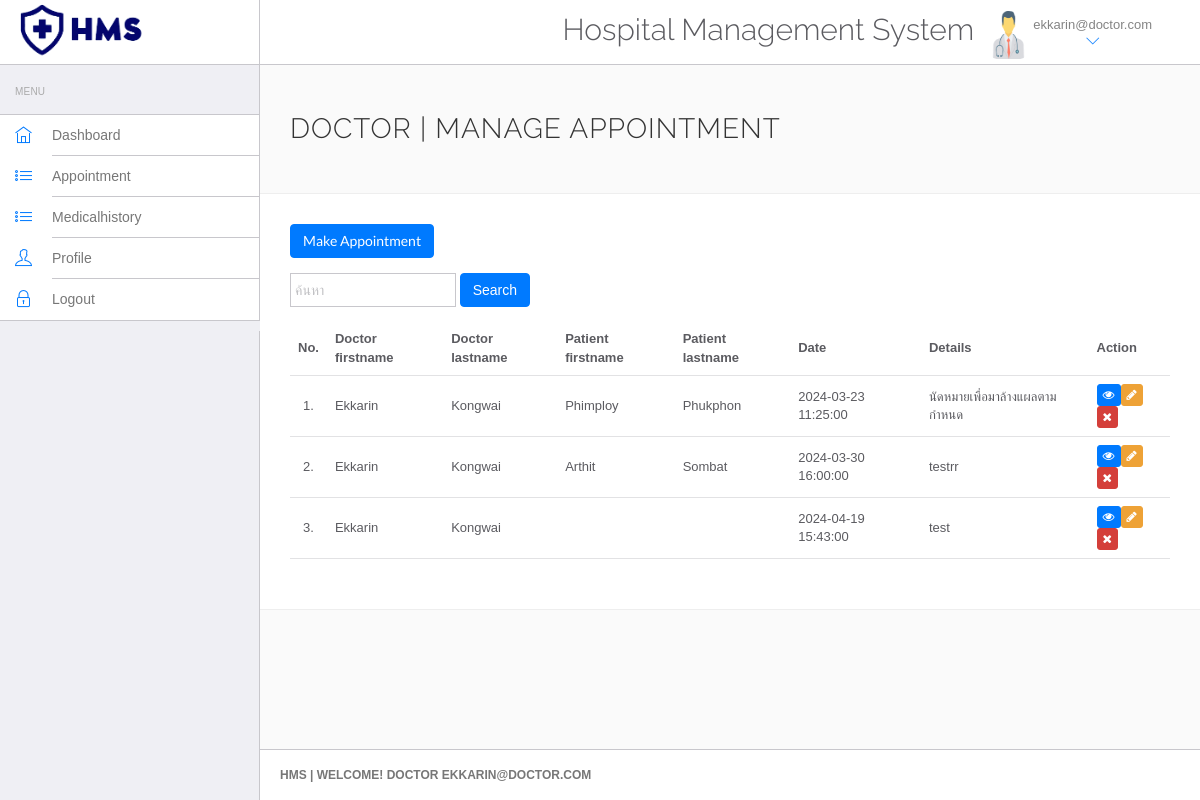
The page /doctor/manage-appointment.php (signed in) on the database its author committed.
### tables this page shows
CREATE TABLE `appointment` (
  `id` int NOT NULL,
  `id_doctor` int NOT NULL,
  `id_users` int NOT NULL,
  `appointmentdate` datetime NOT NULL,
  `details` varchar(255) NOT NULL
);

CREATE TABLE `doctors` (
  `id` int NOT NULL,
  `firstname` varchar(50) NOT NULL,
  `lastname` varchar(50) NOT NULL,
  `gender` varchar(20) NOT NULL,
  `specialization` varchar(100) NOT NULL,
  `phoneno` varchar(12) NOT NULL,
  `birthdate` date DEFAULT NULL,
  `address` varchar(255) NOT NULL,
  `email` varchar(100) NOT NULL,
  `password` varchar(255) NOT NULL
);

CREATE TABLE `users` (
  `id` int NOT NULL,
  `firstname` varchar(100) NOT NULL,
  `lastname` varchar(100) NOT NULL,
  `gender` varchar(20) NOT NULL,
  `phonenum` varchar(12) NOT NULL,
  `birthdate` date DEFAULT NULL,
  `address` varchar(100) NOT NULL,
  `congenital` varchar(500) NOT NULL,
  `drugallergy` varchar(500) NOT NULL,
  `email` varchar(50) NOT NULL,
  `password` varchar(255) NOT NULL
);

### doctor/manage-appointment.php (the view, shortened to what this page needs)
<!DOCTYPE html>
<html lang="en">
<head>
    <link rel="stylesheet" href="vendor/bootstrap/css/bootstrap.min.css">
    <link rel="stylesheet" href="vendor/fontawesome/css/font-awesome.min.css">
    <link rel="stylesheet" href="vendor/themify-icons/themify-icons.min.css">
    <link href="vendor/animate.css/animate.min.css" rel="stylesheet" media="screen">
    <link href="vendor/perfect-scrollbar/perfect-scrollbar.min.css" rel="stylesheet" media="screen">
    <link href="vendor/switchery/switchery.min.css" rel="stylesheet" media="screen">
    <link href="vendor/bootstrap-touchspin/jquery.bootstrap-touchspin.min.css" rel="stylesheet" media="screen">
    <link href="vendor/select2/select2.min.css" rel="stylesheet" media="screen">
    <link href="vendor/bootstrap-datepicker/bootstrap-datepicker3.standalone.min.css" rel="stylesheet" media="screen">
    <link href="vendor/bootstrap-timepicker/bootstrap-timepicker.min.css" rel="stylesheet" media="screen">
    <link rel="stylesheet" href="assets/css/styles.css">
    <link rel="stylesheet" href="assets/css/plugins.css">
    <link rel="stylesheet" href="assets/css/themes/theme-1.css" id="skin_color" />
</head>
<body>
    <div id="app">
        <?php include('include/sidebar.php');?>
        <div class="app-content">
            <?php include('include/header.php');?>
            <div class="main-content">
                <div class="wrap-content container" id="container">
                    <section id="page-title">
                        <div class="row">
                            <div class="col-sm-8">
                                <h1 class="mainTitle">Doctor | Manage Appointment</h1>
                            </div>
                        </div>
                    </section>
                    <div class="container-fluid container-fullw bg-white">
                        <div class="row">
                            <div class="col-md-12">
                                <h5 class="over-title margin-bottom-15"><a href="add-appointment.php"
                                        class="btn btn-primary">Make Appointment</a></h5>
                                <div class="row">
                                    <div class="col-md-12">
                                        <form method="post" class="form-inline" style="margin-bottom: 15px;">
                                            <div class="form-group">
                                                <input type="text" name="search_term" class="form-control" placeholder="ค้นหา" value="<?php echo $_SESSION['search_term']; ?>">
                                            </div>
                                            <button type="submit" name="search" class="btn btn-primary">Search</button>
                                        </form>
                                    </div>
                                </div>
                                <table class="table table-hover" id="sample-table-1">
                                    <thead>
                                        <tr>
                                            <th class="center">No.</th>
                                            <th class="hidden-xs">Doctor firstname</th>
                                            <th>Doctor lastname</th>
                                            <th>Patient firstname</th>
                                            <th>Patient lastname</th>
                                            <th>Date</th>
                                            <th>Details</th>
                                            <th>Action</th>
                                        </tr>
                                    </thead>
                                    <tbody>
                                        <?php
                                        include('../include/config.php');
                                            $sql = "SELECT appointment.id AS mn_id, doctors.firstname AS doctor_fname, doctors.lastname AS doctor_lname, users.firstname AS user_fname, users.lastname AS user_lname, appointmentdate, details FROM appointment";
                                            $sql .= " LEFT JOIN users ON users.id=appointment.id_users
                                                    LEFT JOIN doctors ON doctors.id=appointment.id_doctor
                                                    WHERE appointment.id_doctor=".$_SESSION['id'];
                                                    $sql .= " GROUP BY appointment.id";
                                                    $result = mysqli_query($conn, $sql);
                                                    if(mysqli_num_rows($result) > 0) {
                                                        $count = 1;
                                                        while($row = mysqli_fetch_assoc($result)) {
                                                            echo "<tr>";
                                                            echo "<td class='center'>$count.</td>";
                                                            echo "<td>".$row['doctor_fname']."</td>";
                                                            echo "<td>".$row['doctor_lname']."</td>";
                                                            echo "<td>".$row['user_fname']."</td>";
                                                            echo "<td>".$row['user_lname']."</td>";
                                                            echo "<td>".$row['appointmentdate']."</td>";
                                                            echo "<td>".$row['details']."</td>";
                                                            echo "<td>";
                                                            echo "<div class='visible-md visible-lg hidden-sm hidden-xs'>";
                                                            echo "<a href='view-appointment.php?id=".$row['mn_id']."' class='btn btn-primary btn-xs' tooltip-placement='top' tooltip='View'><i class='fa fa-eye'></i></a>";
                                                            echo "<a href='edit-appointment.php?id=".$row['mn_id']."' class='btn btn-warning btn-xs' tooltip-placement='top' tooltip='Edit'><i class='fa fa-pencil'></i></a>";
                                                            echo "<a href='manage-appointment.php?id=".$row['mn_id']."&del=delete' onClick='return confirm(\"Are you sure you want to delete?\")' class='btn btn-danger btn-xs tooltips' tooltip-placement='top' tooltip='Remove'><i class='fa fa-times fa fa-white'></i></a>";
                                                            echo "</div>";
                                                            echo "</td>";
                                                            echo "</tr>";
                                                            $count++;
                                                        }
                                                    } else {
                                                        echo "<tr><td colspan='10'>ไม่พบข้อมูลที่ตรงกับคำค้นหา</td></tr>";
                                                    }
                                                    ?>
                                    </tbody>
                                </table>
                            </div>
                        </div>
                    </div>
                </div>
            </div>
        </div>
        <?php include('include/footer.php');?>
    </div>
</body>
</html>

### doctor/assets/css/themes/theme-1.css (style rules this page uses)
body { background: #FAFAFA; }

### rows shown on the page
appointment: id_doctor.firstname "Ekkarin", id_doctor.lastname "Kongwai", id_users.firstname "Phimploy", id_users.lastname "Phukphon", appointmentdate "2024-03-23 11:25:00", details "นัดหมายเพื่อมาล้างแผลตามกำหนด"
appointment: id_doctor.firstname "Ekkarin", id_doctor.lastname "Kongwai", id_users.firstname "Arthit", id_users.lastname "Sombat", appointmentdate "2024-03-30 16:00:00", details "testrr"
appointment: id_doctor.firstname "Ekkarin", id_doctor.lastname "Kongwai", appointmentdate "2024-04-19 15:43:00", details "test"

### other values the page prints
$_SESSION['email'] "ekkarin@doctor.com"
$_SESSION['email'] "EKKARIN@DOCTOR.COM"
